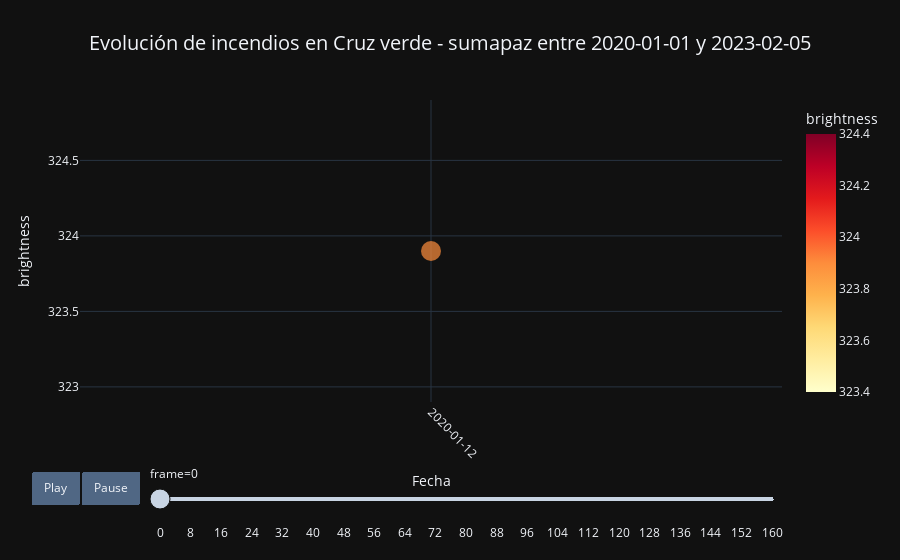

Notebook code cell kept with this figure:
### Code cell
fires_evolution_in_paramos(joined_df, "2020-01-01", "2023-12-31", "Cruz Verde - Sumapaz", True)

### Figure 1 — Plotly figure (JSON) as saved in the notebook; plotly's stock layout.template omitted (floating-point values rounded to 4 significant figures)
{"data": [{"hovertemplate": "frame=0<br>Fecha=%{x}<br>brightness=%{marker.color}<extra></extra>", "legendgroup": "", "marker": {"color": [323.9], "coloraxis": "coloraxis", "opacity": 0.7, "size": 20, "symbol": "circle"}, "mode": "markers", "name": "", "orientation": "v", "showlegend": false, "type": "scatter", "x": ["2020-01-12T00:00:00"], "xaxis": "x", "y": [323.9], "yaxis": "y"}], "layout": {"coloraxis": {"colorbar": {"title": {"text": "brightness"}}, "colorscale": [[0, "rgb(255,255,204)"], [0.125, "rgb(255,237,160)"], [0.25, "rgb(254,217,118)"], [0.375, "rgb(254,178,76)"], [0.5, "rgb(253,141,60)"], [0.625, "rgb(252,78,42)"], [0.75, "rgb(227,26,28)"], [0.875, "rgb(189,0,38)"], [1, "rgb(128,0,38)"]]}, "legend": {"tracegroupgap": 0}, "sliders": [{"active": 0, "currentvalue": {"prefix": "frame="}, "len": 0.9, "pad": {"b": 10, "t": 60}, "steps": [{"args": [["0"], {"frame": {"duration": 0, "redraw": false}, "fromcurrent": true, "mode": "immediate", "transition": {"duration": 0, "easing": "linear"}}], "label": "0", "method": "animate"}, {"args": [["1"], {"frame": {"duration": 0, "redraw": false}, "fromcurrent": true, "mode": "immediate", "transition": {"duration": 0, "easing": "linear"}}], "label": "1", "method": "animate"}, {"args": [["2"], {"frame": {"duration": 0, "redraw": false}, "fromcurrent": true, "mode": "immediate", "transition": {"duration": 0, "easing": "linear"}}], "label": "2", "method": "animate"}, {"args": [["3"], {"frame": {"duration": 0, "redraw": false}, "fromcurrent": true, "mode": "immediate", "transition": {"duration": 0, "easing": "linear"}}], "label": "3", "method": "animate"}, {"args": [["4"], {"frame": {"duration": 0, "redraw": false}, "fromcurrent": true, "mode": "immediate", "transition": {"duration": 0, "easing": "linear"}}], "label": "4", "method": "animate"}, {"args": [["5"], {"frame": {"duration": 0, "redraw": false}, "fromcurrent": true, "mode": "immediate", "transition": {"duration": 0, "easing": "linear"}}], "label": "5", "method": "animate"}, {"args": [["6"], {"frame": {"duration": 0, "redraw": false}, "fromcurrent": true, "mode": "immediate", "transition": {"duration": 0, "easing": "linear"}}], "label": "6", "method": "animate"}, {"args": [["7"], {"frame": {"duration": 0, "redraw": false}, "fromcurrent": true, "mode": "immediate", "transition": {"duration": 0, "easing": "linear"}}], "label": "7", "method": "animate"}, {"args": [["8"], {"frame": {"duration": 0, "redraw": false}, "fromcurrent": true, "mode": "immediate", "transition": {"duration": 0, "easing": "linear"}}], "label": "8", "method": "animate"}, {"args": [["9"], {"frame": {"duration": 0, "redraw": false}, "fromcurrent": true, "mode": "immediate", "transition": {"duration": 0, "easing": "linear"}}], "label": "9", "method": "animate"}, {"args": [["10"], {"frame": {"duration": 0, "redraw": false}, "fromcurrent": true, "mode": "immediate", "transition": {"duration": 0, "easing": "linear"}}], "label": "10", "method": "animate"}, {"args": [["11"], {"frame": {"duration": 0, "redraw": false}, "fromcurrent": true, "mode": "immediate", "transition": {"duration": 0, "easing": "linear"}}], "label": "11", "method": "animate"}, {"args": [["12"], {"frame": {"duration": 0, "redraw": false}, "fromcurrent": true, "mode": "immediate", "transition": {"duration": 0, "easing": "linear"}}], "label": "12", "method": "animate"}, {"args": [["13"], {"frame": {"duration": 0, "redraw": false}, "fromcurrent": true, "mode": "immediate", "transition": {"duration": 0, "easing": "linear"}}], "label": "13", "method": "animate"}, {"args": [["14"], {"frame": {"duration": 0, "redraw": false}, "fromcurrent": true, "mode": "immediate", "transition": {"duration": 0, "easing": "linear"}}], "label": "14", "method": "animate"}, {"args": [["15"], {"frame": {"duration": 0, "redraw": false}, "fromcurrent": true, "mode": "immediate", "transition": {"duration": 0, "easing": "linear"}}], "label": "15", "method": "animate"}, {"args": [["16"], {"frame": {"duration": 0, "redraw": false}, "fromcurrent": true, "mode": "immediate", "transition": {"duration": 0, "easing": "linear"}}], "label": "16", "method": "animate"}, {"args": [["17"], {"frame": {"duration": 0, "redraw": false}, "fromcurrent": true, "mode": "immediate", "transition": {"duration": 0, "easing": "linear"}}], "label": "17", "method": "animate"}, {"args": [["18"], {"frame": {"duration": 0, "redraw": false}, "fromcurrent": true, "mode": "immediate", "transition": {"duration": 0, "easing": "linear"}}], "label": "18", "method": "animate"}, {"args": [["19"], {"frame": {"duration": 0, "redraw": false}, "fromcurrent": true, "mode": "immediate", "transition": {"duration": 0, "easing": "linear"}}], "label": "19", "method": "animate"}, {"args": [["20"], {"frame": {"duration": 0, "redraw": false}, "fromcurrent": true, "mode": "immediate", "transition": {"duration": 0, "easing": "linear"}}], "label": "20", "method": "animate"}, {"args": [["21"], {"frame": {"duration": 0, "redraw": false}, "fromcurrent": true, "mode": "immediate", "transition": {"duration": 0, "easing": "linear"}}], "label": "21", "method": "animate"}, {"args": [["22"], {"frame": {"duration": 0, "redraw": false}, "fromcurrent": true, "mode": "immediate", "transition": {"duration": 0, "easing": "linear"}}], "label": "22", "method": "animate"}, {"args": [["23"], {"frame": {"duration": 0, "redraw": false}, "fromcurrent": true, "mode": "immediate", "transition": {"duration": 0, "easing": "linear"}}], "label": "23", "method": "animate"}, {"args": [["24"], {"frame": {"duration": 0, "redraw": false}, "fromcurrent": true, "mode": "immediate", "transition": {"duration": 0, "easing": "linear"}}], "label": "24", "method": "animate"}, {"args": [["25"], {"frame": {"duration": 0, "redraw": false}, "fromcurrent": true, "mode": "immediate", "transition": {"duration": 0, "easing": "linear"}}], "label": "25", "method": "animate"}, {"args": [["26"], {"frame": {"duration": 0, "redraw": false}, "fromcurrent": true, "mode": "immediate", "transition": {"duration": 0, "easing": "linear"}}], "label": "26", "method": "animate"}, {"args": [["27"], {"frame": {"duration": 0, "redraw": false}, "fromcurrent": true, "mode": "immediate", "transition": {"duration": 0, "easing": "linear"}}], "label": "27", "method": "animate"}, {"args": [["28"], {"frame": {"duration": 0, "redraw": false}, "fromcurrent": true, "mode": "immediate", "transition": {"duration": 0, "easing": "linear"}}], "label": "28", "method": "animate"}, {"args": [["29"], {"frame": {"duration": 0, "redraw": false}, "fromcurrent": true, "mode": "immediate", "transition": {"duration": 0, "easing": "linear"}}], "label": "29", "method": "animate"}, {"args": [["30"], {"frame": {"duration": 0, "redraw": false}, "fromcurrent": true, "mode": "immediate", "transition": {"duration": 0, "easing": "linear"}}], "label": "30", "method": "animate"}, {"args": [["31"], {"frame": {"duration": 0, "redraw": false}, "fromcurrent": true, "mode": "immediate", "transition": {"duration": 0, "easing": "linear"}}], "label": "31", "method": "animate"}, {"args": [["32"], {"frame": {"duration": 0, "redraw": false}, "fromcurrent": true, "mode": "immediate", "transition": {"duration": 0, "easing": "linear"}}], "label": "32", "method": "animate"}, {"args": [["33"], {"frame": {"duration": 0, "redraw": false}, "fromcurrent": true, "mode": "immediate", "transition": {"duration": 0, "easing": "linear"}}], "label": "33", "method": "animate"}, {"args": [["34"], {"frame": {"duration": 0, "redraw": false}, "fromcurrent": true, "mode": "immediate", "transition": {"duration": 0, "easing": "linear"}}], "label": "34", "method": "animate"}, {"args": [["35"], {"frame": {"duration": 0, "redraw": false}, "fromcurrent": true, "mode": "immediate", "transition": {"duration": 0, "easing": "linear"}}], "label": "35", "method": "animate"}, {"args": [["36"], {"frame": {"duration": 0, "redraw": false}, "fromcurrent": true, "mode": "immediate", "transition": {"duration": 0, "easing": "linear"}}], "label": "36", "method": "animate"}, {"args": [["37"], {"frame": {"duration": 0, "redraw": false}, "fromcurrent": true, "mode": "immediate", "transition": {"duration": 0, "easing": "linear"}}], "label": "37", "method": "animate"}, {"args": [["38"], {"frame": {"duration": 0, "redraw": false}, "fromcurrent": true, "mode": "immediate", "transition": {"duration": 0, "easing": "linear"}}], "label": "38", "method": "animate"}, {"args": [["39"], {"frame": {"duration": 0, "redraw": false}, "fromcurrent": true, "mode": "immediate", "transition": {"duration": 0, "easing": "linear"}}], "label": "39", "method": "animate"}, {"args": [["40"], {"frame": {"duration": 0, "redraw": false}, "fromcurrent": true, "mode": "immediate", "transition": {"duration": 0, "easing": "linear"}}], "label": "40", "method": "animate"}, {"args": [["41"], {"frame": {"duration": 0, "redraw": false}, "fromcurrent": true, "mode": "immediate", "transition": {"duration": 0, "easing": "linear"}}], "label": "41", "method": "animate"}, {"args": [["42"], {"frame": {"duration": 0, "redraw": false}, "fromcurrent": true, "mode": "immediate", "transition": {"duration": 0, "easing": "linear"}}], "label": "42", "method": "animate"}, {"args": [["43"], {"frame": {"duration": 0, "redraw": false}, "fromcurrent": true, "mode": "immediate", "transition": {"duration": 0, "easing": "linear"}}], "label": "43", "method": "animate"}, {"args": [["44"], {"frame": {"duration": 0, "redraw": false}, "fromcurrent": true, "mode": "immediate", "transition": {"duration": 0, "easing": "linear"}}], "label": "44", "method": "animate"}, {"args": [["45"], {"frame": {"duration": 0, "redraw": false}, "fromcurrent": true, "mode": "immediate", "transition": {"duration": 0, "easing": "linear"}}], "label": "45", "method": "animate"}, {"args": [["46"], {"frame": {"duration": 0, "redraw": false}, "fromcurrent": true, "mode": "immediate", "transition": {"duration": 0, "easing": "linear"}}], "label": "46", "method": "animate"}, {"args": [["47"], {"frame": {"duration": 0, "redraw": false}, "fromcurrent": true, "mode": "immediate", "transition": {"duration": 0, "easing": "linear"}}], "label": "47", "method": "animate"}, {"args": [["48"], {"frame": {"duration": 0, "redraw": false}, "fromcurrent": true, "mode": "immediate", "transition": {"duration": 0, "easing": "linear"}}], "label": "48", "method": "animate"}, {"args": [["49"], {"frame": {"duration": 0, "redraw": false}, "fromcurrent": true, "mode": "immediate", "transition": {"duration": 0, "easing": "linear"}}], "label": "49", "method": "animate"}, {"args": [["50"], {"frame": {"duration": 0, "redraw": false}, "fromcurrent": true, "mode": "immediate", "transition": {"duration": 0, "easing": "linear"}}], "label": "50", "method": "animate"}, {"args": [["51"], {"frame": {"duration": 0, "redraw": false}, "fromcurrent": true, "mode": "immediate", "transition": {"duration": 0, "easing": "linear"}}], "label": "51", "method": "animate"}, {"args": [["52"], {"frame": {"duration": 0, "redraw": false}, "fromcurrent": true, "mode": "immediate", "transition": {"duration": 0, "easing": "linear"}}], "label": "52", "method": "animate"}, {"args": [["53"], {"frame": {"duration": 0, "redraw": false}, "fromcurrent": true, "mode": "immediate", "transition": {"duration": 0, "easing": "linear"}}], "label": "53", "method": "animate"}, {"args": [["54"], {"frame": {"duration": 0, "redraw": false}, "fromcurrent": true, "mode": "immediate", "transition": {"duration": 0, "easing": "linear"}}], "label": "54", "method": "animate"}, {"args": [["55"], {"frame": {"duration": 0, "redraw": false}, "fromcurrent": true, "mode": "immediate", "transition": {"duration": 0, "easing": "linear"}}], "label": "55", "method": "animate"}, {"args": [["56"], {"frame": {"duration": 0, "redraw": false}, "fromcurrent": true, "mode": "immediate", "transition": {"duration": 0, "easing": "linear"}}], "label": "56", "method": "animate"}, {"args": [["57"], {"frame": {"duration": 0, "redraw": false}, "fromcurrent": true, "mode": "immediate", "transition": {"duration": 0, "easing": "linear"}}], "label": "57", "method": "animate"}, {"args": [["58"], {"frame": {"duration": 0, "redraw": false}, "fromcurrent": true, "mode": "immediate", "transition": {"duration": 0, "easing": "linear"}}], "label": "58", "method": "animate"}, {"args": [["59"], {"frame": {"duration": 0, "redraw": false}, "fromcurrent": true, "mode": "immediate", "transition": {"duration": 0, "easing": "linear"}}], "label": "59", "method": "animate"}, {"args": [["60"], {"frame": {"duration": 0, "redraw": false}, "fromcurrent": true, "mode": "immediate", "transition": {"duration": 0, "easing": "linear"}}], "label": "60", "method": "animate"}, {"args": [["61"], {"frame": {"duration": 0, "redraw": false}, "fromcurrent": true, "mode": "immediate", "transition": {"duration": 0, "easing": "linear"}}], "label": "61", "method": "animate"}, {"args": [["62"], {"frame": {"duration": 0, "redraw": false}, "fromcurrent": true, "mode": "immediate", "transition": {"duration": 0, "easing": "linear"}}], "label": "62", "method": "animate"}, {"args": [["63"], {"frame": {"duration": 0, "redraw": false}, "fromcurrent": true, "mode": "immediate", "transition": {"duration": 0, "easing": "linear"}}], "label": "63", "method": "animate"}, {"args": [["64"], {"frame": {"duration": 0, "redraw": false}, "fromcurrent": true, "mode": "immediate", "transition": {"duration": 0, "easing": "linear"}}], "label": "64", "method": "animate"}, {"args": [["65"], {"frame": {"duration": 0, "redraw": false}, "fromcurrent": true, "mode": "immediate", "transition": {"duration": 0, "easing": "linear"}}], "label": "65", "method": "animate"}, {"args": [["66"], {"frame": {"duration": 0, "redraw": false}, "fromcurrent": true, "mode": "immediate", "transition": {"duration": 0, "easing": "linear"}}], "label": "66", "method": "animate"}, {"args": [["67"], {"frame": {"duration": 0, "redraw": false}, "fromcurrent": true, "mode": "immediate", "transition": {"duration": 0, "easing": "linear"}}], "label": "67", "method": "animate"}, {"args": [["68"], {"frame": {"duration": 0, "redraw": false}, "fromcurrent": true, "mode": "immediate", "transition": {"duration": 0, "easing": "linear"}}], "label": "68", "method": "animate"}, {"args": [["69"], {"frame": {"duration": 0, "redraw": false}, "fromcurrent": true, "mode": "immediate", "transition": {"duration": 0, "easing": "linear"}}], "label": "69", "method": "animate"}, {"args": [["70"], {"frame": {"duration": 0, "redraw": false}, "fromcurrent": true, "mode": "immediate", "transition": {"duration": 0, "easing": "linear"}}], "label": "70", "method": "animate"}, {"args": [["71"], {"frame": {"duration": 0, "redraw": false}, "fromcurrent": true, "mode": "immediate", "transition": {"duration": 0, "easing": "linear"}}], "label": "71", "method": "animate"}, {"args": [["72"], {"frame": {"duration": 0, "redraw": false}, "fromcurrent": true, "mode": "immediate", "transition": {"duration": 0, "easing": "linear"}}], "label": "72", "method": "animate"}, {"args": [["73"], {"frame": {"duration": 0, "redraw": false}, "fromcurrent": true, "mode": "immediate", "transition": {"duration": 0, "easing": "linear"}}], "label": "73", "method": "animate"}, {"args": [["74"], {"frame": {"duration": 0, "redraw": false}, "fromcurrent": true, "mode": "immediate", "transition": {"duration": 0, "easing": "linear"}}], "label": "74", "method": "animate"}, {"args": [["75"], {"frame": {"duration": 0, "redraw": false}, "fromcurrent": true, "mode": "immediate", "transition": {"duration": 0, "easing": "linear"}}], "label": "75", "method": "animate"}, {"args": [["76"], {"frame": {"duration": 0, "redraw": false}, "fromcurrent": true, "mode": "immediate", "transition": {"duration": 0, "easing": "linear"}}], "label": "76", "method": "animate"}, {"args": [["77"], {"frame": {"duration": 0, "redraw": false}, "fromcurrent": true, "mode": "immediate", "transition": {"duration": 0, "easing": "linear"}}], "label": "77", "method": "animate"}, {"args": [["78"], {"frame": {"duration": 0, "redraw": false}, "fromcurrent": true, "mode": "immediate", "transition": {"duration": 0, "easing": "linear"}}], "label": "78", "method": "animate"}, {"args": [["79"], {"frame": {"duration": 0, "redraw": false}, "fromcurrent": true, "mode": "immediate", "transition": {"duration": 0, "easing": "linear"}}], "label": "79", "method": "animate"}, {"args": [["80"], {"frame": {"duration": 0, "redraw": false}, "fromcurrent": true, "mode": "immediate", "transition": {"duration": 0, "easing": "linear"}}], "label": "80", "method": "animate"}, {"args": [["81"], {"frame": {"duration": 0, "redraw": false}, "fromcurrent": true, "mode": "immediate", "transition": {"duration": 0, "easing": "linear"}}], "label": "81", "method": "animate"}, {"args": [["82"], {"frame": {"duration": 0, "redraw": false}, "fromcurrent": true, "mode": "immediate", "transition": {"duration": 0, "easing": "linear"}}], "label": "82", "method": "animate"}, {"args": [["83"], {"frame": {"duration": 0, "redraw": false}, "fromcurrent": true, "mode": "immediate", "transition": {"duration": 0, "easing": "linear"}}], "label": "83", "method": "animate"}, {"args": [["84"], {"frame": {"duration": 0, "redraw": false}, "fromcurrent": true, "mode": "immediate", "transition": {"duration": 0, "easing": "linear"}}], "label": "84", "method": "animate"}, {"args": [["85"], {"frame": {"duration": 0, "redraw": false}, "fromcurrent": true, "mode": "immediate", "transition": {"duration": 0, "easing": "linear"}}], "label": "85", "method": "animate"}, {"args": [["86"], {"frame": {"duration": 0, "redraw": false}, "fromcurrent": true, "mode": "immediate", "transition": {"duration": 0, "easing": "linear"}}], "label": "86", "method": "animate"}, {"args": [["87"], {"frame": {"duration": 0, "redraw": false}, "fromcurrent": true, "mode": "immediate", "transition": {"duration": 0, "easing": "linear"}}], "label": "87", "method": "animate"}, {"args": [["88"], {"frame": {"duration": 0, "redraw": false}, "fromcurrent": true, "mode": "immediate", "transition": {"duration": 0, "easing": "linear"}}], "label": "88", "method": "animate"}, {"args": [["89"], {"frame": {"duration": 0, "redraw": false}, "fromcurrent": true, "mode": "immediate", "transition": {"duration": 0, "easing": "linear"}}], "label": "89", "method": "animate"}, {"args": [["90"], {"frame": {"duration": 0, "redraw": false}, "fromcurrent": true, "mode": "immediate", "transition": {"duration": 0, "easing": "linear"}}], "label": "90", "method": "animate"}, {"args": [["91"], {"frame": {"duration": 0, "redraw": false}, "fromcurrent": true, "mode": "immediate", "transition": {"duration": 0, "easing": "linear"}}], "label": "91", "method": "animate"}, {"args": [["92"], {"frame": {"duration": 0, "redraw": false}, "fromcurrent": true, "mode": "immediate", "transition": {"duration": 0, "easing": "linear"}}], "label": "92", "method": "animate"}, {"args": [["93"], {"frame": {"duration": 0, "redraw": false}, "fromcurrent": true, "mode": "immediate", "transition": {"duration": 0, "easing": "linear"}}], "label": "93", "method": "animate"}, {"args": [["94"], {"frame": {"duration": 0, "redraw": false}, "fromcurrent": true, "mode": "immediate", "transition": {"duration": 0, "easing": "linear"}}], "label": "94", "method": "animate"}, {"args": [["95"], {"frame": {"duration": 0, "redraw": false}, "fromcurrent": true, "mode": "immediate", "transition": {"duration": 0, "easing": "linear"}}], "label": "95", "method": "animate"}, {"args": [["96"], {"frame": {"duration": 0, "redraw": false}, "fromcurrent": true, "mode": "immediate", "transition": {"duration": 0, "easing": "linear"}}], "label": "96", "method": "animate"}, {"args": [["97"], {"frame": {"duration": 0, "redraw": false}, "fromcurrent": true, "mode": "immediate", "transition": {"duration": 0, "easing": "linear"}}], "label": "97", "method": "animate"}, {"args": [["98"], {"frame": {"duration": 0, "redraw": false}, "fromcurrent": true, "mode": "immediate", "transition": {"duration": 0, "easing": "linear"}}], "label": "98", "method": "animate"}, {"args": [["99"], {"frame": {"duration": 0, "redraw": false}, "fromcurrent": true, "mode": "immediate", "transition": {"duration": 0, "easing": "linear"}}], "label": "99", "method": "animate"}, {"args": [["100"], {"frame": {"duration": 0, "redraw": false}, "fromcurrent": true, "mode": "immediate", "transition": {"duration": 0, "easing": "linear"}}], "label": "100", "method": "animate"}, {"args": [["101"], {"frame": {"duration": 0, "redraw": false}, "fromcurrent": true, "mode": "immediate", "transition": {"duration": 0, "easing": "linear"}}], "label": "101", "method": "animate"}, {"args": [["102"], {"frame": {"duration": 0, "redraw": false}, "fromcurrent": true, "mode": "immediate", "transition": {"duration": 0, "easing": "linear"}}], "label": "102", "method": "animate"}, {"args": [["103"], {"frame": {"duration": 0, "redraw": false}, "fromcurrent": true, "mode": "immediate", "transition": {"duration": 0, "easing": "linear"}}], "label": "103", "method": "animate"}, {"args": [["104"], {"frame": {"duration": 0, "redraw": false}, "fromcurrent": true, "mode": "immediate", "transition": {"duration": 0, "easing": "linear"}}], "label": "104", "method": "animate"}, {"args": [["105"], {"frame": {"duration": 0, "redraw": false}, "fromcurrent": true, "mode": "immediate", "transition": {"duration": 0, "easing": "linear"}}], "label": "105", "method": "animate"}, {"args": [["106"], {"frame": {"duration": 0, "redraw": false}, "fromcurrent": true, "mode": "immediate", "transition": {"duration": 0, "easing": "linear"}}], "label": "106", "method": "animate"}, {"args": [["107"], {"frame": {"duration": 0, "redraw": false}, "fromcurrent": true, "mode": "immediate", "transition": {"duration": 0, "easing": "linear"}}], "label": "107", "method": "animate"}, {"args": [["108"], {"frame": {"duration": 0, "redraw": false}, "fromcurrent": true, "mode": "immediate", "transition": {"duration": 0, "easing": "linear"}}], "label": "108", "method": "animate"}, {"args": [["109"], {"frame": {"duration": 0, "redraw": false}, "fromcurrent": true, "mode": "immediate", "transition": {"duration": 0, "easing": "linear"}}], "label": "109", "method": "animate"}, {"args": [["110"], {"frame": {"duration": 0, "redraw": false}, "fromcurrent": true, "mode": "immediate", "transition": {"duration": 0, "easing": "linear"}}], "label": "110", "method": "animate"}, {"args": [["111"], {"frame": {"duration": 0, "redraw": false}, "fromcurrent": true, "mode": "immediate", "transition": {"duration": 0, "easing": "linear"}}], "label": "111", "method": "animate"}, {"args": [["112"], {"frame": {"duration": 0, "redraw": false}, "fromcurrent": true, "mode": "immediate", "transition": {"duration": 0, "easing": "linear"}}], "label": "112", "method": "animate"}, {"args": [["113"], {"frame": {"duration": 0, "redraw": false}, "fromcurrent": true, "mode": "immediate", "transition": {"duration": 0, "easing": "linear"}}], "label": "113", "method": "animate"}, {"args": [["114"], {"frame": {"duration": 0, "redraw": false}, "fromcurrent": true, "mode": "immediate", "transition": {"duration": 0, "easing": "linear"}}], "label": "114", "method": "animate"}, {"args": [["115"], {"frame": {"duration": 0, "redraw": false}, "fromcurrent": true, "mode": "immediate", "transition": {"duration": 0, "easing": "linear"}}], "label": "115", "method": "animate"}, {"args": [["116"], {"frame": {"duration": 0, "redraw": false}, "fromcurrent": true, "mode": "immediate", "transition": {"duration": 0, "easing": "linear"}}], "label": "116", "method": "animate"}, {"args": [["117"], {"frame": {"duration": 0, "redraw": false}, "fromcurrent": true, "mode": "immediate", "transition": {"duration": 0, "easing": "linear"}}], "label": "117", "method": "animate"}, {"args": [["118"], {"frame": {"duration": 0, "redraw": false}, "fromcurrent": true, "mode": "immediate", "transition": {"duration": 0, "easing": "linear"}}], "label": "118", "method": "animate"}, {"args": [["119"], {"frame": {"duration": 0, "redraw": false}, "fromcurrent": true, "mode": "immediate", "transition": {"duration": 0, "easing": "linear"}}], "label": "119", "method": "animate"}, {"args": [["120"], {"frame": {"duration": 0, "redraw": false}, "fromcurrent": true, "mode": "immediate", "transition": {"duration": 0, "easing": "linear"}}], "label": "120", "method": "animate"}, {"args": [["121"], {"frame": {"duration": 0, "redraw": false}, "fromcurrent": true, "mode": "immediate", "transition": {"duration": 0, "easing": "linear"}}], "label": "121", "method": "animate"}, {"args": [["122"], {"frame": {"duration": 0, "redraw": false}, "fromcurrent": true, "mode": "immediate", "transition": {"duration": 0, "easing": "linear"}}], "label": "122", "method": "animate"}, {"args": [["123"], {"frame": {"duration": 0, "redraw": false}, "fromcurrent": true, "mode": "immediate", "transition": {"duration": 0, "easing": "linear"}}], "label": "123", "method": "animate"}, {"args": [["124"], {"frame": {"duration": 0, "redraw": false}, "fromcurrent": true, "mode": "immediate", "transition": {"duration": 0, "easing": "linear"}}], "label": "124", "method": "animate"}, {"args": [["125"], {"frame": {"duration": 0, "redraw": false}, "fromcurrent": true, "mode": "immediate", "transition": {"duration": 0, "easing": "linear"}}], "label": "125", "method": "animate"}, {"args": [["126"], {"frame": {"duration": 0, "redraw": false}, "fromcurrent": true, "mode": "immediate", "transition": {"duration": 0, "easing": "linear"}}], "label": "126", "method": "animate"}, {"args": [["127"], {"frame": {"duration": 0, "redraw": false}, "fromcurrent": true, "mode": "immediate", "transition": {"duration": 0, "easing": "linear"}}], "label": "127", "method": "animate"}, {"args": [["128"], {"frame": {"duration": 0, "redraw": false}, "fromcurrent": true, "mode": "immediate", "transition": {"duration": 0, "easing": "linear"}}], "label": "128", "method": "animate"}, {"args": [["129"], {"frame": {"duration": 0, "redraw": false}, "fromcurrent": true, "mode": "immediate", "transition": {"duration": 0, "easing": "linear"}}], "label": "129", "method": "animate"}, {"args": [["130"], {"frame": {"duration": 0, "redraw": false}, "fromcurrent": true, "mode": "immediate", "transition": {"duration": 0, "easing": "linear"}}], "label": "130", "method": "animate"}, {"args": [["131"], {"frame": {"duration": 0, "redraw": false}, "fromcurrent": true, "mode": "immediate", "transition": {"duration": 0, "easing": "linear"}}], "label": "131", "method": "animate"}, {"args": [["132"], {"frame": {"duration": 0, "redraw": false}, "fromcurrent": true, "mode": "immediate", "transition": {"duration": 0, "easing": "linear"}}], "label": "132", "method": "animate"}, {"args": [["133"], {"frame": {"duration": 0, "redraw": false}, "fromcurrent": true, "mode": "immediate", "transition": {"duration": 0, "easing": "linear"}}], "label": "133", "method": "animate"}, {"args": [["134"], {"frame": {"duration": 0, "redraw": false}, "fromcurrent": true, "mode": "immediate", "transition": {"duration": 0, "easing": "linear"}}], "label": "134", "method": "animate"}, {"args": [["135"], {"frame": {"duration": 0, "redraw": false}, "fromcurrent": true, "mode": "immediate", "transition": {"duration": 0, "easing": "linear"}}], "label": "135", "method": "animate"}, {"args": [["136"], {"frame": {"duration": 0, "redraw": false}, "fromcurrent": true, "mode": "immediate", "transition": {"duration": 0, "easing": "linear"}}], "label": "136", "method": "animate"}, {"args": [["137"], {"frame": {"duration": 0, "redraw": false}, "fromcurrent": true, "mode": "immediate", "transition": {"duration": 0, "easing": "linear"}}], "label": "137", "method": "animate"}, {"args": [["138"], {"frame": {"duration": 0, "redraw": false}, "fromcurrent": true, "mode": "immediate", "transition": {"duration": 0, "easing": "linear"}}], "label": "138", "method": "animate"}, {"args": [["139"], {"frame": {"duration": 0, "redraw": false}, "fromcurrent": true, "mode": "immediate", "transition": {"duration": 0, "easing": "linear"}}], "label": "139", "method": "animate"}, {"args": [["140"], {"frame": {"duration": 0, "redraw": false}, "fromcurrent": true, "mode": "immediate", "transition": {"duration": 0, "easing": "linear"}}], "label": "140", "method": "animate"}, {"args": [["141"], {"frame": {"duration": 0, "redraw": false}, "fromcurrent": true, "mode": "immediate", "transition": {"duration": 0, "easing": "linear"}}], "label": "141", "method": "animate"}, {"args": [["142"], {"frame": {"duration": 0, "redraw": false}, "fromcurrent": true, "mode": "immediate", "transition": {"duration": 0, "easing": "linear"}}], "label": "142", "method": "animate"}, {"args": [["143"], {"frame": {"duration": 0, "redraw": false}, "fromcurrent": true, "mode": "immediate", "transition": {"duration": 0, "easing": "linear"}}], "label": "143", "method": "animate"}, {"args": [["144"], {"frame": {"duration": 0, "redraw": false}, "fromcurrent": true, "mode": "immediate", "transition": {"duration": 0, "easing": "linear"}}], "label": "144", "method": "animate"}, {"args": [["145"], {"frame": {"duration": 0, "redraw": false}, "fromcurrent": true, "mode": "immediate", "transition": {"duration": 0, "easing": "linear"}}], "label": "145", "method": "animate"}, {"args": [["146"], {"frame": {"duration": 0, "redraw": false}, "fromcurrent": true, "mode": "immediate", "transition": {"duration": 0, "easing": "linear"}}], "label": "146", "method": "animate"}, {"args": [["147"], {"frame": {"duration": 0, "redraw": false}, "fromcurrent": true, "mode": "immediate", "transition": {"duration": 0, "easing": "linear"}}], "label": "147", "method": "animate"}, {"args": [["148"], {"frame": {"duration": 0, "redraw": false}, "fromcurrent": true, "mode": "immediate", "transition": {"duration": 0, "easing": "linear"}}], "label": "148", "method": "animate"}, {"args": [["149"], {"frame": {"duration": 0, "redraw": false}, "fromcurrent": true, "mode": "immediate", "transition": {"duration": 0, "easing": "linear"}}], "label": "149", "method": "animate"}, {"args": [["150"], {"frame": {"duration": 0, "redraw": false}, "fromcurrent": true, "mode": "immediate", "transition": {"duration": 0, "easing": "linear"}}], "label": "150", "method": "animate"}, {"args": [["151"], {"frame": {"duration": 0, "redraw": false}, "fromcurrent": true, "mode": "immediate", "transition": {"duration": 0, "easing": "linear"}}], "label": "151", "method": "animate"}, {"args": [["152"], {"frame": {"duration": 0, "redraw": false}, "fromcurrent": true, "mode": "immediate", "transition": {"duration": 0, "easing": "linear"}}], "label": "152", "method": "animate"}, {"args": [["153"], {"frame": {"duration": 0, "redraw": false}, "fromcurrent": true, "mode": "immediate", "transition": {"duration": 0, "easing": "linear"}}], "label": "153", "method": "animate"}, {"args": [["154"], {"frame": {"duration": 0, "redraw": false}, "fromcurrent": true, "mode": "immediate", "transition": {"duration": 0, "easing": "linear"}}], "label": "154", "method": "animate"}, {"args": [["155"], {"frame": {"duration": 0, "redraw": false}, "fromcurrent": true, "mode": "immediate", "transition": {"duration": 0, "easing": "linear"}}], "label": "155", "method": "animate"}, {"args": [["156"], {"frame": {"duration": 0, "redraw": false}, "fromcurrent": true, "mode": "immediate", "transition": {"duration": 0, "easing": "linear"}}], "label": "156", "method": "animate"}, {"args": [["157"], {"frame": {"duration": 0, "redraw": false}, "fromcurrent": true, "mode": "immediate", "transition": {"duration": 0, "easing": "linear"}}], "label": "157", "method": "animate"}, {"args": [["158"], {"frame": {"duration": 0, "redraw": false}, "fromcurrent": true, "mode": "immediate", "transition": {"duration": 0, "easing": "linear"}}], "label": "158", "method": "animate"}, {"args": [["159"], {"frame": {"duration": 0, "redraw": false}, "fromcurrent": true, "mode": "immediate", "transition": {"duration": 0, "easing": "linear"}}], "label": "159", "method": "animate"}, {"args": [["160"], {"frame": {"duration": 0, "redraw": false}, "fromcurrent": true, "mode": "immediate", "transition": {"duration": 0, "easing": "linear"}}], "label": "160", "method": "animate"}], "x": 0.1, "xanchor": "left", "y": 0, "yanchor": "top"}], "title": {"font": {"size": 20}, "text": "Evolución de incendios en Cruz verde - sumapaz entre 2020-01-01 y 2023-02-05", "x": 0.5, "xanchor": "center"}, "updatemenus": [{"buttons": [{"args": [null, {"frame": {"duration": 10, "redraw": true}, "fromcurrent": true}], "label": "Play", "method": "animate"}, {"args": [[null], {"frame": {"duration": 0, "redraw": true}, "mode": "immediate", "transition": {"duration": 0}}], "label": "Pause", "method": "animate"}], "direction": "left", "pad": {"r": 10, "t": 70}, "showactive": false, "type": "buttons", "x": 0.1, "xanchor": "right", "y": 0, "yanchor": "top"}], "xaxis": {"anchor": "y", "domain": [0, 1], "dtick": "M1", "tick0": "2020-01-12T00:00:00", "tickangle": 45, "tickformat": "%Y-%m-%d", "tickmode": "linear", "title": {"text": "Fecha"}, "type": "date"}, "yaxis": {"anchor": "x", "domain": [0, 1], "title": {"text": "brightness"}}}}
